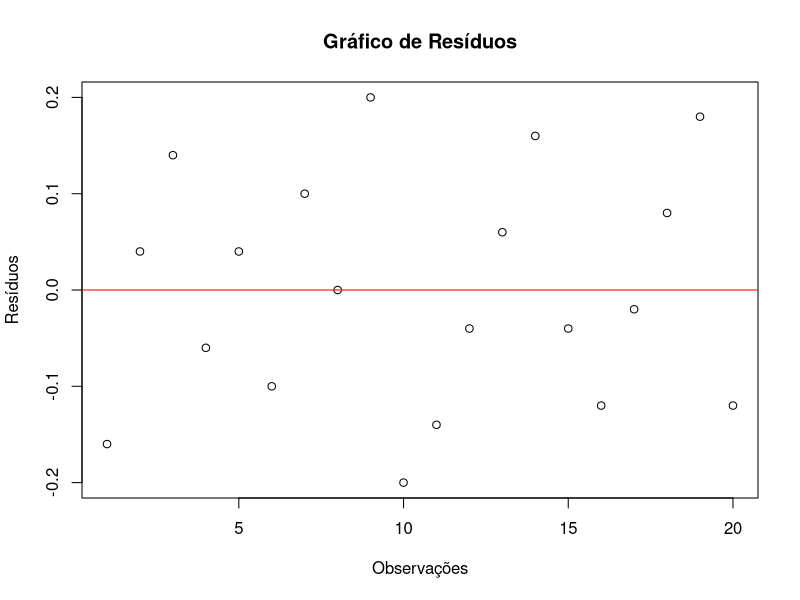

Here is the R script that generated this plot:

# Experimento com 4 tipos de ração e 5 amostras 

# Variável de interesse: ganho de peso em suínos


# Definindo os novos dados
tipo_racao <- factor(rep(c("A", "B", "C", "D"), each = 5))  # 4 tipos de ração com 5 amostras cada
ganho_peso <- c(2.3, 2.5, 2.6, 2.4, 2.5,  # Dados para A
                2.8, 3.0, 2.9, 3.1, 2.7,  # Dados para B
                1.7, 1.8, 1.9, 2.0, 1.8,  # Dados para C
                2.6, 2.7, 2.8, 2.9, 2.6)  # Dados para D

# Criando o dataframe
dados <- data.frame(tipo_racao, ganho_peso)

# Realizando a análise de ANOVA
anova_resultado <- aov(ganho_peso ~ tipo_racao, data = dados)

# Sumário da ANOVA
summary(anova_resultado)

# -----------------------------
# Teste de Normalidade dos Resíduos
# -----------------------------
# Calculando os resíduos da ANOVA
residuos <- residuals(anova_resultado)

# Teste de Shapiro-Wilk para normalidade dos resíduos
shapiro_test <- shapiro.test(residuos)
print(shapiro_test)

# -----------------------------
# Teste de Homocedasticidade (Teste de Levene)
# -----------------------------
# Instalando e carregando o pacote car para o teste de Levene
if (!require(car)) install.packages("car", dependencies = TRUE)
library(car)

# Teste de Levene para verificar homogeneidade de variâncias
levene_test <- leveneTest(ganho_peso ~ tipo_racao, data = dados)
print(levene_test)

# -----------------------------
# Teste de Independência (Gráfico de Resíduos)
# -----------------------------
# Plotando os resíduos para verificar a independência (gráfico de dispersão)
plot(residuos, type = "p", main = "Gráfico de Resíduos", xlab = "Observações", ylab = "Resíduos")
abline(h = 0, col = "red")

# O gráfico ajuda a verificar a independência, pois, se os resíduos são independentes, eles não devem apresentar padrões visíveis.

# -----------------------------
# Teste de Autocorrelação dos Resíduos (para independência)
# -----------------------------
# Instalando e carregando o pacote lmtest para o teste de autocorrelação
if (!require(lmtest)) install.packages("lmtest", dependencies = TRUE)
library(lmtest)

# Teste de autocorrelação dos resíduos
dw_test <- dwtest(anova_resultado)
print(dw_test)
